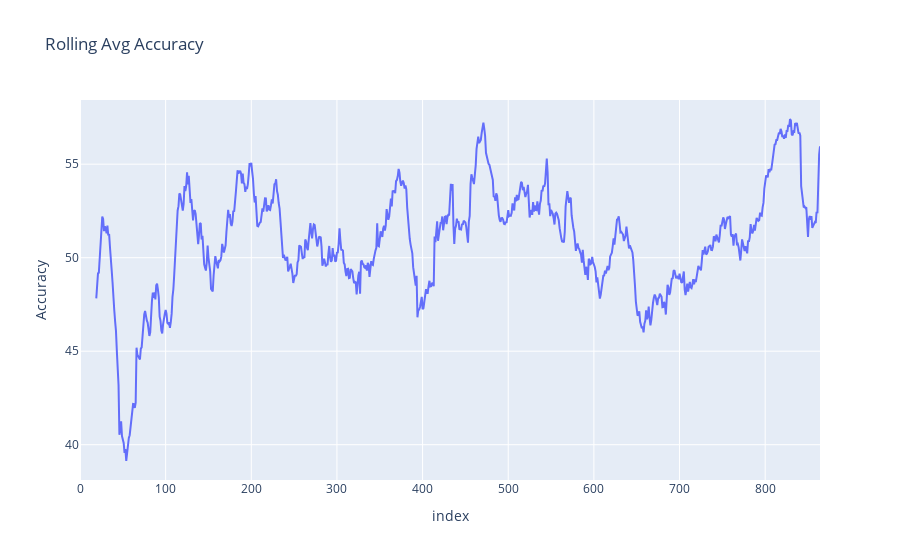

The notebook cell this image was saved under:
### Code cell
import plotly.express as px

fig = px.line(df, x=df.index, y=df['Accuracy'].rolling(window=20).mean(), 
              labels={'x': 'Number of Games Played', 'y': 'Accuracy'},
              title='Rolling Avg Accuracy')

fig.show()

### Figure 1 — Plotly figure (JSON) as saved in the notebook; plotly's stock layout.template omitted (floating-point values rounded to 4 significant figures; data arrays with more than 128 entries replaced by an {"elided": "..."} marker saying what was removed)
{"data": [{"hovertemplate": "index=%{x}<br>Accuracy=%{y}<extra></extra>", "legendgroup": "", "line": {"color": "#636efa", "dash": "solid"}, "marker": {"symbol": "circle"}, "mode": "lines", "name": "", "orientation": "v", "showlegend": false, "type": "scatter", "x": {"elided": "865 int values"}, "xaxis": "x", "y": {"elided": "865 float values"}, "yaxis": "y"}], "layout": {"legend": {"tracegroupgap": 0}, "title": {"text": "Rolling Avg Accuracy"}, "xaxis": {"anchor": "y", "domain": [0, 1], "title": {"text": "index"}}, "yaxis": {"anchor": "x", "domain": [0, 1], "title": {"text": "Accuracy"}}}}
